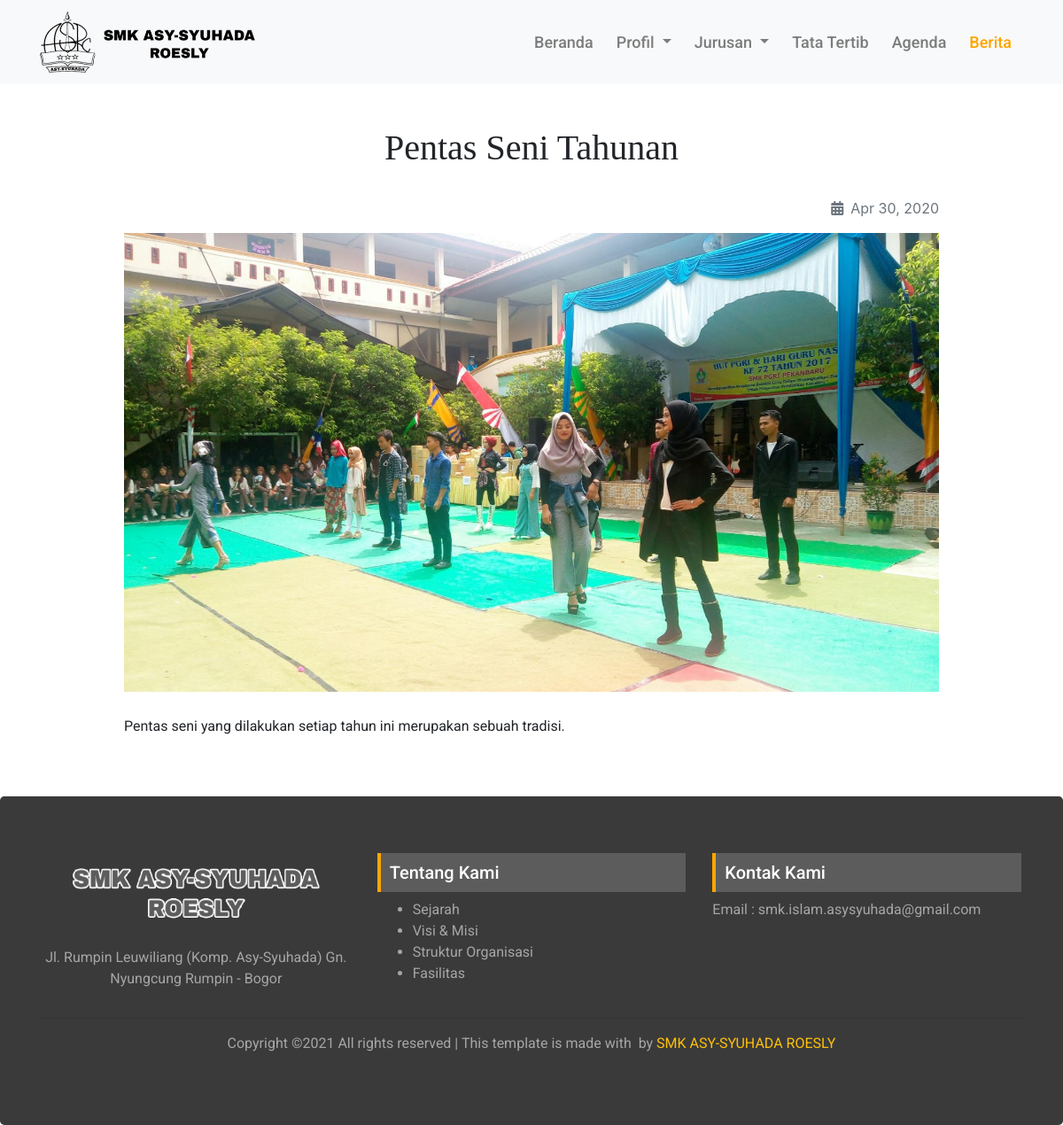
Page /blog/baca/pentas-seni-tahunan on the committed database.
### tables this page shows
CREATE TABLE `posts` (
  `id` int(11) NOT NULL AUTO_INCREMENT,
  `title` varchar(255) NOT NULL,
  `seo_title` varchar(255) NOT NULL,
  `content` text NOT NULL,
  `photo` varchar(100) NOT NULL,
  `is_active` char(1) NOT NULL,
  `date` date NOT NULL,
  PRIMARY KEY (`id`)
);

### application/controllers/Blog.php (called while the page is built, shortened)
<?php
class Blog extends CI_Controller {
	public function __construct()
	{
		$this->load->model('berita_model', 'berita');
	}
	public function baca($seo_title)
	{
		$berita = $this->berita->getDataBySeo($seo_title);
		if($berita){
			$data['title']		= 'Berita';
			$data['page']		= 'berita/blog-detail';
			$data['berita']	= $berita;
			$this->load->view('front/layouts/main', $data);
		}else{
			redirect(base_url('home/index'));
		}
	}
}

### index.php (called while the page is built, shortened)
<?php
require_once BASEPATH.'core/CodeIgniter.php';

### application/models/Berita_model.php (called while the page is built, shortened)
<?php
class Berita_model extends CI_Model {
	public function getDataBySeo($seo_title)
	{
		return $this->db->get_where('posts', ['seo_title' => $seo_title])->row();
	}
}

### application/helpers/dateindo_helper.php (called while the page is built, shortened)
<?php
function mediumdate_indo($tgl){
   $ubah = gmdate($tgl, time()+60*60*8);
   $pecah = explode("-",$ubah);
   $tanggal = $pecah[2];
   $bulan = medium_bulan($pecah[1]);
   $tahun = $pecah[0];
   return $bulan . ' ' . $tanggal . ', ' . $tahun;
}
function medium_bulan($bln){
   switch ($bln)
   {
      case 4:
         return "Apr";
         break;
   }
}

### application/views/front/pages/berita/blog-detail.php (the view)
<div class="blog mt-5 mb-5">
	<div class="container">
		<div class="row justify-content-center">
			<div class="col-lg-10">
				<h1 class="text-center"><?= $berita->title ?></h1>
			</div>
		</div>
		<div class="row justify-content-center mt-4">
			<div class="col-lg-10">
				<p class="text-right text-muted"><i class="fa fa-calendar-alt mr-2" aria-hidden="true"></i><?= mediumdate_indo($berita->date) ?></p>
				<img src="<?= base_url('img/berita/' . $berita->photo) ?>">
			</div>
		</div>
		<div class="row justify-content-center mt-4 konten">
			<div class="col-lg-10">
				<?= $berita->content ?>
			</div>
		</div>
	</div>
</div>

### asset/css/style.css (style rules this page uses)
html, body { overflow-x: hidden !important; }
.blog h1 { font-family: 'Playfair Display'; }
.blog img { width: 100%; }
.blog .konten { font-family: 'Roboto'; font-size: 16px; line-height: 30px; }

### rows in the picture
posts: title "Pentas Seni Tahunan", date "Apr 30, 2020", photo (picture), content "Pentas seni yang dilakukan setiap tahun ini merupakan sebuah tradisi."
